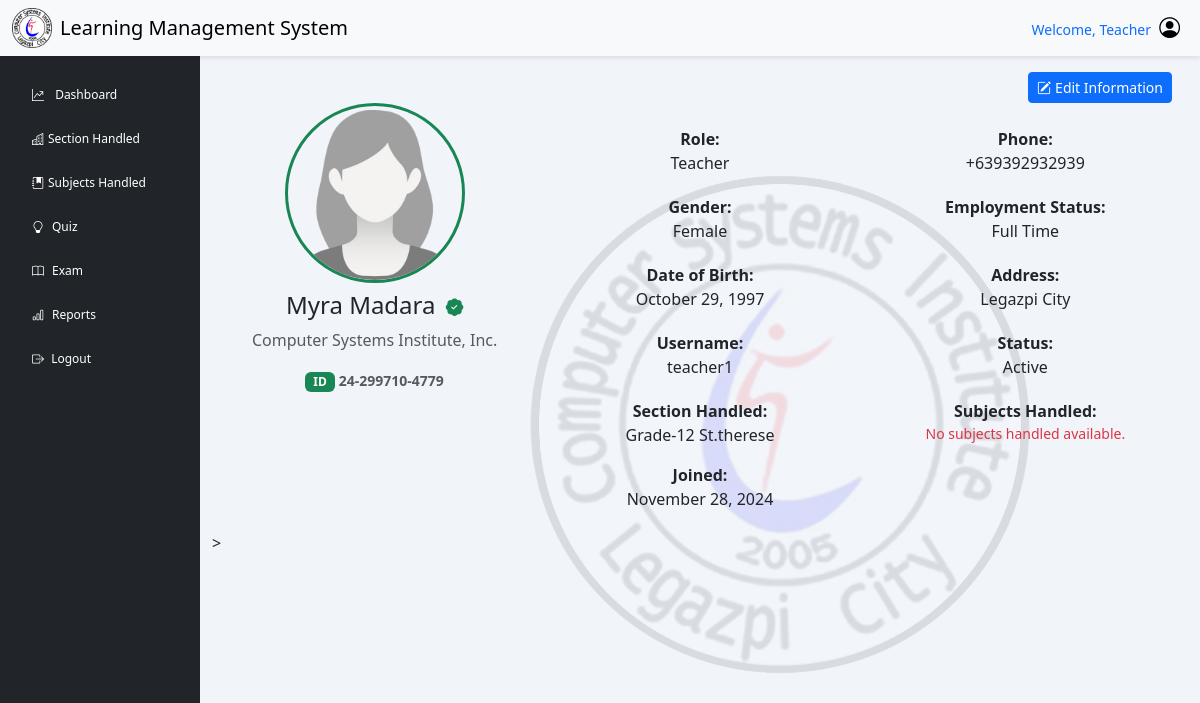
The page /faculty/index.php?page=teacher_prof (signed in) on the database as committed earlier.
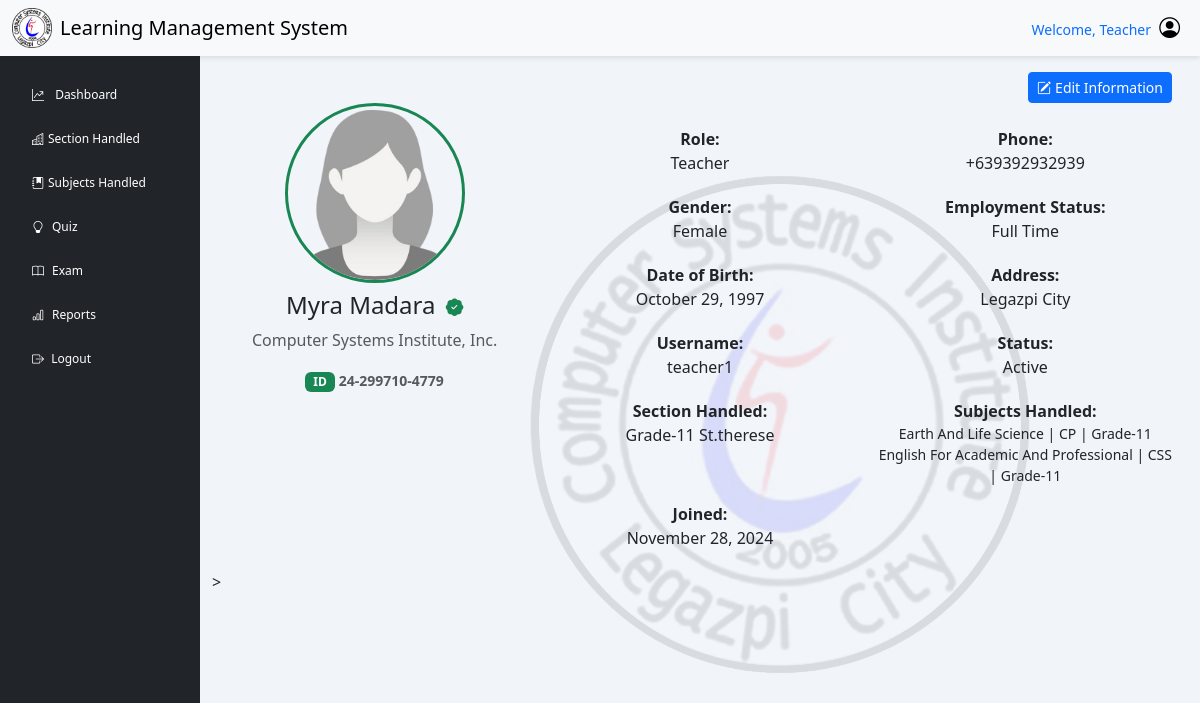
The same page on the database as committed later.
### tables this page shows
CREATE TABLE `teacher` (
  `teacher_id` varchar(50) NOT NULL COMMENT 'Primary key',
  `teacher_fname` varchar(50) NOT NULL,
  `teacher_mname` varchar(50) DEFAULT NULL,
  `teacher_lname` varchar(50) NOT NULL,
  `teacher_contact` varchar(15) NOT NULL,
  `teacher_gender` varchar(50) NOT NULL,
  `teacher_dob` date NOT NULL,
  `status` varchar(50) NOT NULL,
  `teacher_address` varchar(150) NOT NULL,
  `image` varchar(255) DEFAULT NULL,
  `id` varchar(50) DEFAULT NULL COMMENT 'User ID'
);

CREATE TABLE `school` (
  `ID` int NOT NULL,
  `SCHOOL_NAME` varchar(200) NOT NULL,
  `SCHOOL_ADDRESS` varchar(150) NOT NULL
);

CREATE TABLE `section` (
  `section_code` varchar(50) NOT NULL,
  `strand_code` varchar(50) DEFAULT NULL,
  `grade_lvl` varchar(30) NOT NULL,
  `section_name` varchar(20) NOT NULL,
  `teacher_id` varchar(50) NOT NULL,
  `date_created` date NOT NULL
);

CREATE TABLE `schedule` (
  `sched_id` varchar(50) NOT NULL,
  `teacher_id` varchar(50) NOT NULL,
  `section_code` varchar(50) NOT NULL,
  `sub_code` varchar(50) NOT NULL,
  `sched_day` varchar(10) NOT NULL,
  `sched_from` varchar(10) NOT NULL,
  `sched_to` varchar(10) NOT NULL,
  `created_at` timestamp NULL DEFAULT CURRENT_TIMESTAMP
);

CREATE TABLE `subject` (
  `sub_code` varchar(50) NOT NULL COMMENT 'PRIMARY KEY',
  `sub_title` varchar(200) NOT NULL COMMENT 'SUBJECT NAME',
  `sub_type` varchar(50) NOT NULL,
  `sub_time` varchar(10) DEFAULT NULL,
  `sub_semester` varchar(30) NOT NULL
);

CREATE TABLE `strand` (
  `strand_code` varchar(50) NOT NULL,
  `strand_name` varchar(30) DEFAULT NULL,
  `strand_desc` varchar(100) DEFAULT NULL
);

### includes/function.php (called while the page is built, shortened)
<?php
class myDataBase
{
    private $hostname;
    private $username;
    private $password;
    private $database;
    public $con;
    public function __construct($hostname, $username, $password, $database)
    {
        $this->hostname = $hostname;
        $this->username = $username;
        $this->password = $password;
        $this->database = $database;
    }
    public function connection()
    {
        try {
            if (!$this->con) {
                $this->con = mysqli_connect($this->hostname, $this->username, $this->password, $this->database);
                if ($this->con) {
                    return true;
                } else {
                    return false;
                }
            } else {
                return true;
            }
        } catch (mysqli_sql_exception $e) {
            echo $e;
        }
    }
    public function disconnect()
    {
        if ($this->con) {
            if (mysqli_close($this->con)) {
                $this->con = false;
                return true;
            } else {
                return false;
            }
        } else {
            return true;
        }
    }
    public function getSchool()
    {
        $sql = "SELECT * FROM `SCHOOL`";
        $stored = ($this->con->query($sql))->fetch_assoc();
        return $stored;
    }
    public function getTeacherInfo($teacher_id)
    {
        $sql = "SELECT * FROM `teacher` WHERE teacher_id = ?";
        $stmt = $this->con->prepare($sql);
        $stmt->bind_param("s", $teacher_id);
        $stmt->execute();
        $result = $stmt->get_result()->fetch_assoc();
        return $result;
    }
    public function getTeacherSubSchedule($teacher_id)
    {
        $sql = "
        SELECT
            sch.sched_id,
            sch.sched_day,
            sch.sched_from,
            sch.sched_to,
            sec.section_code,
            sec.grade_lvl,
            sec.section_name,
            sub.sub_code,
            sub.sub_title,
            st.strand_name,
            st.strand_desc
        FROM
            `schedule` sch
        INNER JOIN
            `section` sec
        ON
            sch.section_code = sec.section_code
        INNER JOIN
            `subject` sub
        ON
            sch.sub_code = sub.sub_code
        LEFT JOIN
            `strand` st
        ON
            sec.strand_code = st.strand_code
        WHERE
            sch.teacher_id = ?";
        $stmt = $this->con->prepare($sql);
        $stmt->bind_param("s", $teacher_id);
        $stmt->execute();
        $result = $stmt->get_result();
        if ($result->num_rows > 0) {
            $data = [];
            while ($row = $result->fetch_assoc()) {
                $data[] = $row;
            }
            return $data;
        } else {
            return null;
        }
    }
    public function getTeacherSectionHandled($teacher_id)
    {
        $sql = "
            SELECT
                s.grade_lvl,
                s.section_name,
                st.strand_name,
                st.strand_desc
            FROM
                `section` s
            LEFT JOIN
                `strand` st
            ON
                s.strand_code = st.strand_code
            WHERE
                s.teacher_id = ?";
        $stmt = $this->con->prepare($sql);
        $stmt->bind_param("s", $teacher_id);
        $stmt->execute();
        $result = $stmt->get_result();
        if ($result->num_rows > 0) {
            return $result->fetch_assoc();
        } else {
            return null;
        }
    }
}

### includes/dbh-inc.php (called while the page is built)
<?php
include "function.php";
$mySQLFunction = new myDataBase("localhost", "root", "Nicolas051002", "lms_db");

### faculty/teacher_prof.php (the view, shortened to what the rows shown need)
<?php
require_once "../includes/dbh-inc.php";
$mySQLFunction->connection();
$showSchool = $mySQLFunction->getSchool();
$teacherSectionHandled = $mySQLFunction->getTeacherSectionHandled($_SESSION['teacher_id']);
$teacherSubjectHandled = $mySQLFunction->getTeacherSubSchedule($_SESSION['teacher_id']);
$teacherInfo = $mySQLFunction->getTeacherInfo($_SESSION['teacher_id']);
$teacherName = $teacherInfo['teacher_fname'] . ' ' . $teacherInfo['teacher_mname'] . ' ' . $teacherInfo['teacher_lname'];
$birthDate = new DateTime($teacherInfo['teacher_dob']);
$formattedbirthDate = $birthDate->format('F j, Y');
?>
<main class="col-md-12 ms-sm-auto col-lg-10">
    <div class="container">
        <img
            style="position: absolute; top: 50%; right: 10%; transform: translate(-10%, -45%);
                        width: 500px; opacity: 0.1; z-index: -1;"
            src="../assets/img/csi.webp"
            alt="LMS Logo">
        <div class="row">
            <div class="col-md-12">
                <div class="d-flex flex-wrap justify-content-end mt-3">
                    <button type="button" class="btn btn-primary btn-sm me-3"
                        title="Edit" data-bs-toggle="modal" data-bs-target="#updateteacherinfo">
                        <i class="bi bi-pencil-square me-1"></i>Edit Information
                    </button>
                </div>
                <div class="container">
                    <div class="row">
                        <div class="col-md-4 text-center profile-header">
                            <?php
                            $uploadDir = "../assets/Upload/";
                            if (!empty($teacherInfo['image']) && file_exists($uploadDir . $teacherInfo['image'])) {
                            ?>
                                <img src="<?php echo htmlspecialchars($uploadDir . $teacherInfo['image']); ?>" alt="Profile Image" draggable="false" class="profile-img-circle mb-2">
                                <?php
                            } else {
                                if ($teacherInfo['teacher_gender'] === "MALE") {
                                ?>
                                    <img src="../assets/Upload/resources/default-male.png" alt="Profile Image" draggable="false" class="profile-img-circle mb-2">
                                <?php
                                } else {
                                ?>
                                    <img src="../assets/Upload/resources/default-female.png" alt="Profile Image" draggable="false" class="profile-img-circle mb-2">
                            <?php
                                }
                            }
                            ?>
                            <h4>
                                <?php echo ucwords(strtolower($teacherName)); ?>
                                <i class="bi bi-patch-check-fill ms-1 text-success" style="font-size: 1.1rem;"></i>
                            </h4>
                            <p class="text-muted"><?php echo ucwords(strtolower($showSchool['SCHOOL_NAME'])); ?></p>
                            <span class="badge bg-success text-white">ID</span>
                            <small class="text-muted fw-semibold">
                                <?php echo htmlspecialchars($teacherInfo['teacher_id'], ENT_QUOTES, 'UTF-8'); ?>
                            </small>
                        </div>
                        <div class="col-md-8 profile-details mt-4">
                            <div class="row mb-1">
                                <div class="col-md-6">
                                    <strong>Role:</strong>
                                    <p><?php echo ucwords(strtolower($_SESSION["user_role"])); ?></p>
                                </div>
                                <div class="col-md-6">
                                    <strong>Phone:</strong>
                                    <p>+63<?php echo $teacherInfo['teacher_contact']; ?></p>
                                </div>
                            </div>
                            <div class="row mb-1">
                                <div class="col-md-6">
                                    <strong>Gender:</strong>
                                    <p><?php echo ucwords(strtolower($teacherInfo['teacher_gender'])); ?></p>
                                </div>
                                <div class="col-md-6">
                                    <strong>Employment Status:</strong>
                                    <p><?php echo ucwords(strtolower($teacherInfo['status'])); ?></p>
                                </div>
                            </div>
                            <div class="row mb-1">
                                <div class="col-md-6">
                                    <strong>Date of Birth:</strong>
                                    <p><?php echo htmlspecialchars($formattedbirthDate); ?></p>
                                </div>
                                <div class="col-md-6">
                                    <strong>Address:</strong>
                                    <p><?php echo ucwords(strtolower($teacherInfo['teacher_address'])); ?></p>
                                </div>
                            </div>
                            <div class="row mb-1">
                                <div class="col-md-6">
                                    <strong>Username:</strong>
                                    <p><?php echo htmlspecialchars($_SESSION["username"]); ?></p>
                                </div>
                                <div class="col-md-6">
                                    <strong>Status:</strong>
                                    <p>Active</p>
                                </div>
                            </div>
                            <div class="row mb-1">
                                <div class="col-md-6">
                                    <strong>Section Handled:</strong>
                                    <p>
                                        <?php
                                        if (isset($teacherSectionHandled["grade_lvl"]) && isset($teacherSectionHandled["section_name"])) {
                                            echo ucwords(strtolower($teacherSectionHandled["grade_lvl"])) . ' ' . ucwords(strtolower($teacherSectionHandled["section_name"]));
                                        } else {
                                            echo '<div class="text-danger">Section information not available!</div>';
                                        }
                                        ?>
                                    </p>
                                </div>
                                <div class="col-md-6">
                                    <strong>Subjects Handled:</strong>
                                    <small>
                                        <?php
                                        if (!empty($teacherSubjectHandled)) {
                                            echo "<p>";
                                            foreach ($teacherSubjectHandled as $subject) {
                                                echo ucwords(strtolower($subject["sub_title"])) . ' | '
                                                    . htmlspecialchars($subject["strand_name"]) . ' | '
                                                    . ucwords(strtolower($subject["grade_lvl"])) . '<br>';
                                            }
                                            echo "</p>";
                                        } else {
                                            echo '<div class="text-danger">No subjects handled available.</div>';
                                        }
                                        ?>
                                    </small>
                                </div>
                                <div class="col-md-6">
                                    <strong>Joined:</strong>
                                    <p>
                                        <?php
                                        if (isset($_SESSION["teacher_added"])) {
                                            echo htmlspecialchars($_SESSION["teacher_added"]);
                                        } else {
                                            echo 'Join date not available.';
                                        }
                                        ?>
                                    </p>
                                </div>
                            </div>
                        </div>
                    </div>
                </div>
                >
            </div>
        </div>
    </div>
</main>

Rows that differ between the two databases and show on the page:
removed section: grade_lvl "Grade-12", section_name "St.therese"
added section: grade_lvl "Grade-11", section_name "St.therese"
added schedule: sub_code.sub_title "Earth And Life Science", strand.strand_name "CP", section_code.grade_lvl "Grade-11"
added schedule: sub_code.sub_title "English For Academic And Professional", strand.strand_name "CSS", section_code.grade_lvl "Grade-11"
Other text that changed with them:
text no longer shown: "No subjects handled available."
